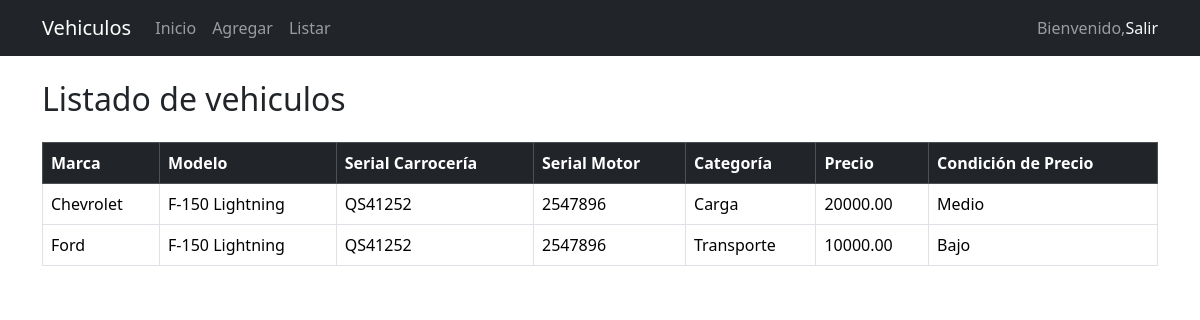
Page /vehiculo/list/ on the earlier database version.
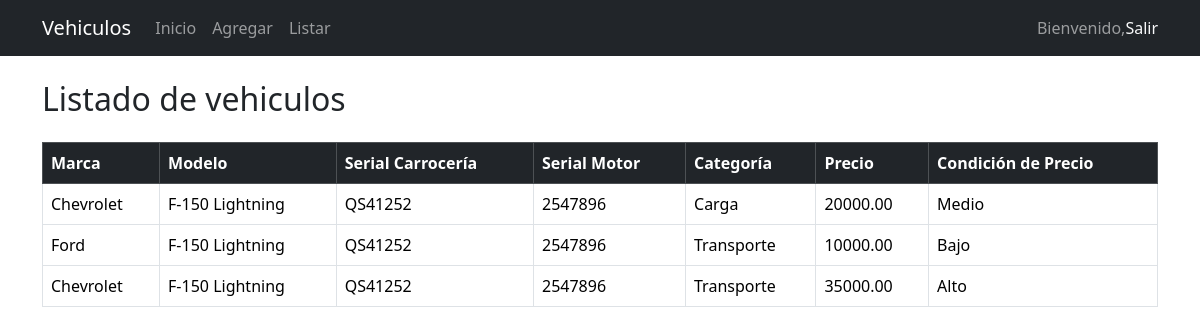
Same page on the later database version.
### vehiculo/models.py (models this page shows, shortened)
class Vehiculo(models.Model):
    marca_choices = [
        ('Fiat', 'Fiat'),
        ('Chevrolet', 'Chevrolet'),
        ('Ford', 'Ford'),
        ('Toyota', 'Toyota'),
    ]
    categoria_choices = [
        ('Particular', 'Particular'),
        ('Transporte', 'Transporte'),
        ('Carga', 'Carga'),
    ]
    marca = models.CharField(max_length=20, choices=marca_choices, default='Ford')
    modelo = models.CharField(max_length=100)
    serial_carroceria = models.CharField(max_length=50)
    serial_motor = models.CharField(max_length=50)
    categoria = models.CharField(max_length=20, choices=categoria_choices, default='Particular')
    precio = models.DecimalField(max_digits=10, decimal_places=2)
    fecha_creacion = models.DateTimeField(auto_now_add=True)
    fecha_modificacion = models.DateTimeField(auto_now=True)

### vehiculo/views.py (the view)
# urls.py: path('list/', views.lista_vehiculos, name='lista_vehiculos'),  # Nueva URL para la lista de vehículos
def lista_vehiculos(request):
    vehiculos = Vehiculo.objects.all()
    for vehiculo in vehiculos:
        if vehiculo.precio <= 10000:
            vehiculo.condicion_precio = 'Bajo'
        elif 10000 < vehiculo.precio <= 30000:
            vehiculo.condicion_precio = 'Medio'
        else:
            vehiculo.condicion_precio = 'Alto'
    return render(request, 'vehiculo/lista_vehiculos.html', {'vehiculos': vehiculos})

### vehiculo/templates/vehiculo/lista_vehiculos.html (shortened to what this page needs)
{% extends "vehiculo/base.html" %}
{% block content %}
<h2 class="mb-4">Listado de vehiculos</h2>
<table class="table table-bordered">
    <thead class="table-dark">
        <tr>
            <th>Marca</th>
            <th>Modelo</th>
            <th>Serial Carrocería</th>
            <th>Serial Motor</th>
            <th>Categoría</th>
            <th>Precio</th>
            <th>Condición de Precio</th>
        </tr>
    </thead>
    <tbody>
        {% for vehiculo in vehiculos %}
        <tr>
            <td>{{ vehiculo.marca }}</td>
            <td>{{ vehiculo.modelo }}</td>
            <td>{{ vehiculo.serial_carroceria }}</td>
            <td>{{ vehiculo.serial_motor }}</td>
            <td>{{ vehiculo.categoria }}</td>
            <td>{{ vehiculo.precio }}</td>
            <td>{{ vehiculo.condicion_precio }}</td>
        </tr>
        {% endfor %}
    </tbody>
</table>
{% endblock %}

### vehiculo/templates/vehiculo/base.html (shortened to what this page needs)
<!DOCTYPE html>
<html lang="es">
<head>
    <link rel="stylesheet" href="https://cdn.jsdelivr.net/npm/bootstrap@5.3.3/dist/css/bootstrap.min.css">
</head>
<body>
    <nav class="navbar navbar-expand-lg navbar-dark bg-dark">
        <div class="container">
            <a class="navbar-brand" href="#">Vehiculos</a>
            <div class="collapse navbar-collapse">
                <ul class="navbar-nav me-auto">
                    <li class="nav-item">
                        <a class="nav-link" href="{% url 'index' %}">Inicio</a>
                    </li>
                    <li class="nav-item">
                        <a class="nav-link" href="{% url 'add_vehiculo' %}">Agregar</a>
                    </li>
                    <li class="nav-item">
                        <a class="nav-link" href="{% url 'lista_vehiculos' %}">Listar</a>
                    </li>
                </ul>
                <span class="navbar-text">
                    Bienvenido, {{ request.user.username }}
                </span>
                <a class="nav-link text-light" href="{% url 'logout' %}">Salir</a>
            </div>
        </div>
    </nav>
    <div class="container my-4">
        {% block content %}{% endblock %}
    </div>
</body>
</html>

Differences in the rows shown:
added Vehiculo: marca "Chevrolet", modelo "F-150 Lightning", serial_carroceria "QS41252", serial_motor "2547896", categoria "Transporte", precio "35000.00", condicion_precio "Alto"
